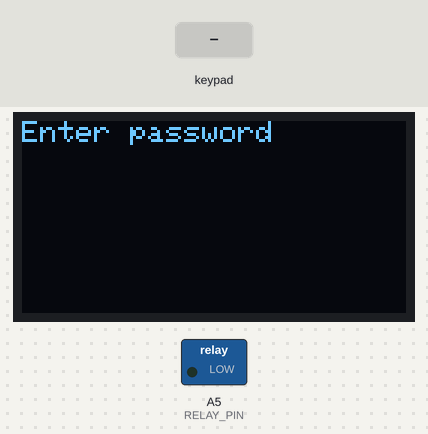
The sketch below on a simulated Arduino Uno, built with avr-gcc and run on an emulated ATmega328P. Parts: 128×64 one-colour display, switched loads named in the sketch (green lamp = pin HIGH). The test bench sets the inputs (shaded band). What the sketch prints to the serial monitor is not drawn.

Above: at 1.4 s.
1.5 s: keypad keys 1 2 3 = pressed 0.4 s apart
At 3.3 s:
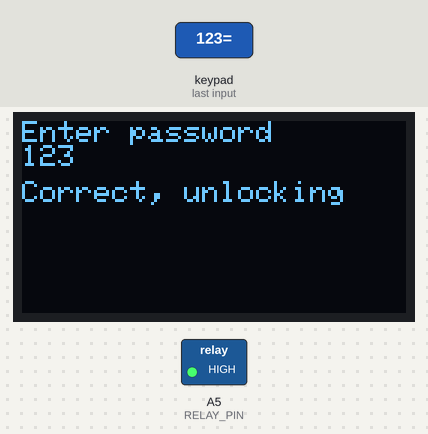
5.4 s: key '*' pressed
At 5.56 s:
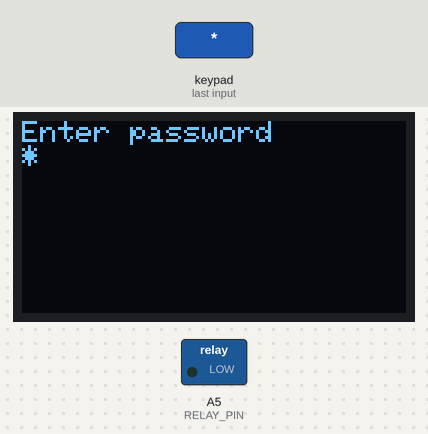
7.1 s: key 'A' pressed
At 7.6 s:
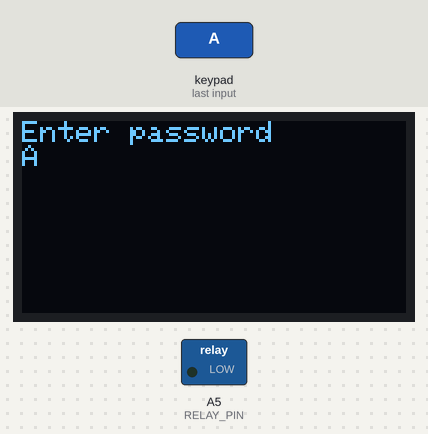
8.6 s: keypad keys 1 2 3 # pressed 0.4 s apart
At 10.8 s:
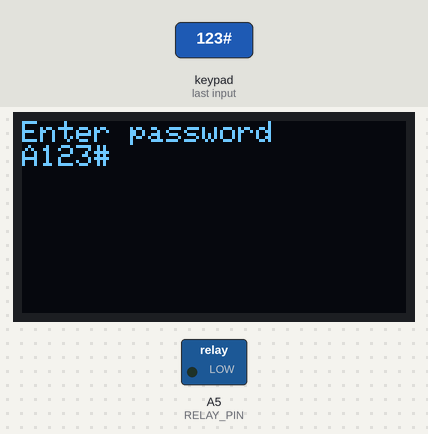
11.7 s: key 'B' pressed
At 12.3 s:
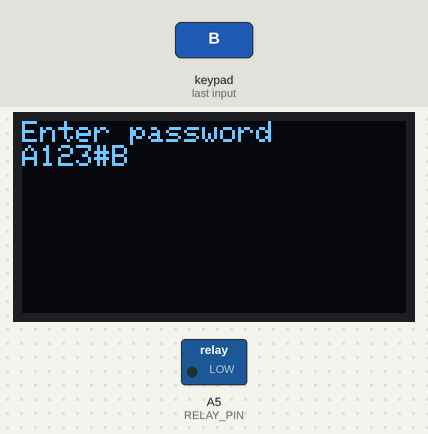
13.2 s: key 'C' pressed
Timing chart, 0 to 15.7 s (numbered marks = the images above; inputs shaded):
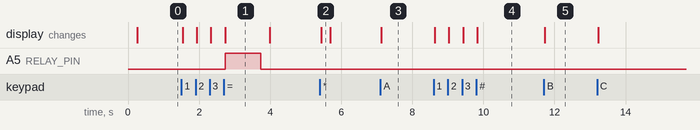

Measured:
- after the input at 1.5 s, A5 (RELAY_PIN): LOW → HIGH after 1.2 s, → LOW 1.0 s later; the display: first changes at once (image 1 shows a later state)
- after the input at 5.4 s, the display: changes at once (image 2)
- after the input at 7.1 s, the display: changes at once (image 3)
- after the input at 8.6 s, the display: first changes at once (image 4 shows a later state)
- after the input at 11.7 s, the display: changes at once (image 5)
- what the display in image 1 shows lasts 1.3 s, from 2.7 s to 4.0 s

The sketch:

safe_keyboard_oled_stepper.ino
```cpp
#include <Keypad.h>
#include <Wire.h>
#include <Adafruit_GFX.h>
#include <Adafruit_SSD1306.h>

#define SCREEN_WIDTH 128 // OLED display width, in pixels
#define SCREEN_HEIGHT 64 // OLED display height, in pixels

// Declaration for an SSD1306 display connected to I2C (SDA, SCL pins)
Adafruit_SSD1306 display(SCREEN_WIDTH, SCREEN_HEIGHT, &Wire, -1);

const int RELAY_PIN  = A5; // the Arduino pin, which connects to the IN pin of relay
const int ROW_NUM    = 4; // four rows
const int COLUMN_NUM = 4; // four columns

char keys[ROW_NUM][COLUMN_NUM] = {
  {'A','3','1','2'},
  {'B','6','4','5'},
  {'C','9','7','8'},
  {'=','#','*','0'}
};

byte pin_rows[ROW_NUM] = {2, 3, 4, 5}; //connect to the row pinouts of the keypad
byte pin_column[COLUMN_NUM] = {7, 8, 12, 13}; //connect to the column pinouts of the keypad


Keypad keypad = Keypad( makeKeymap(keys), pin_rows, pin_column, ROW_NUM, COLUMN_NUM );

const String password_1 = "123"; // change your password here

String input_password;

void setup() {
  Serial.begin(9600);
  input_password.reserve(32); // maximum input characters is 33, change if needed
  pinMode(RELAY_PIN, OUTPUT); // initialize pin as an output.
  digitalWrite(RELAY_PIN, LOW); // lock the door

    if(!display.begin(SSD1306_SWITCHCAPVCC, 0x3C)) { // Address 0x3D for 128x64
    Serial.println(F("SSD1306 allocation failed"));
    for(;;);
  }
  delay(200);
  display.clearDisplay();

  display.setTextSize(1);
  display.setTextColor(WHITE);
  display.clearDisplay();
  display.setCursor(0,0);
  display.println("Enter password");
  display.display();

}

void loop() {


  char key = keypad.getKey();

  if (key){
    if(key != '='){
    Serial.println(key);
    display.print(key);
    display.display();
    }


    if(key == '*'){
      input_password = "";
      setup();
    }


    if(key == '#') {
      input_password = ""; // reset the input password
    } else if(key == '=') {
      if(input_password == password_1) {
        display.setCursor(0,20);
        display.println("Correct, unlocking");
        display.display();
        digitalWrite(RELAY_PIN, HIGH);  // unlock the door for 20 seconds
        delay(1000);
        setup();
        digitalWrite(RELAY_PIN, LOW); // lock the door
      } else {
        display.setCursor(0,20);
        display.println("Incorrect");
        display.display();
        delay(1000);
        setup();
      }

      input_password = ""; // reset the input password
    } else {
      input_password += key; // append new character to input password string
    }
  }
}
```
